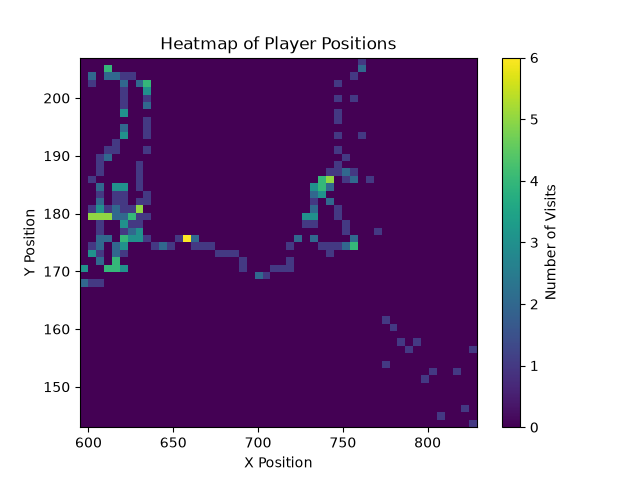

Python code for this plot:
import csv
import matplotlib.pyplot as plt
x_values = []
y_values = []
with open('player_positions.csv', 'r') as file:
    data=csv.DictReader(file)
    for row in data:
        x_values.append(int(row['x']))
        y_values.append(int(row['y']))

plt.hist2d(x_values,y_values,bins=50)

plt.title("Heatmap of Player Positions")
plt.xlabel("X Position")
plt.ylabel("Y Position")

plt.colorbar(label='Number of Visits')
plt.savefig("heatmap.png")
plt.show()
